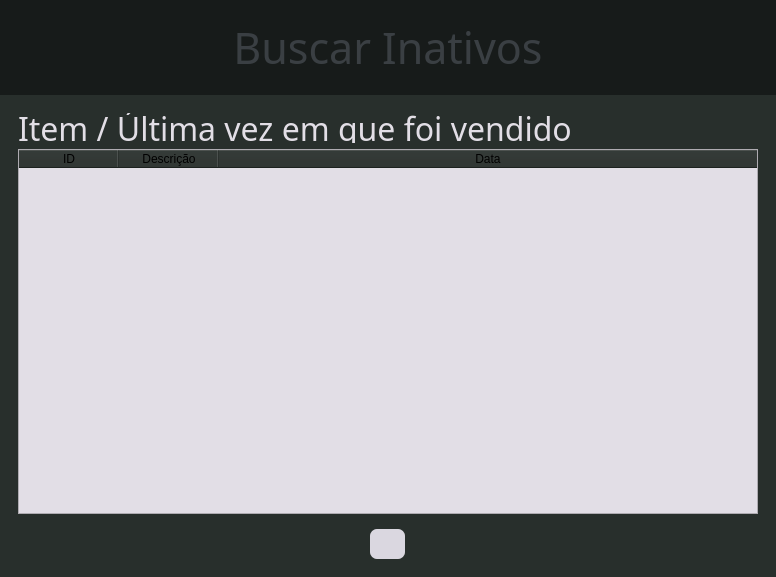
<?xml version="1.0" encoding="UTF-8"?>
<ui version="4.0">
 <class>searchInactives</class>
 <widget class="QMainWindow" name="searchInactives">
  <property name="geometry">
   <rect>
    <x>0</x>
    <y>0</y>
    <width>776</width>
    <height>577</height>
   </rect>
  </property>
  <property name="windowTitle">
   <string>Buscar Inativos</string>
  </property>
  <property name="windowIcon">
   <iconset resource="gui_data/resources.qrc">
    <normaloff>:/icon/images/searchInactiveIcon.png</normaloff>:/icon/images/searchInactiveIcon.png</iconset>
  </property>
  <widget class="QWidget" name="centralwidget">
   <layout class="QVBoxLayout" name="verticalLayout">
    <property name="spacing">
     <number>0</number>
    </property>
    <property name="leftMargin">
     <number>0</number>
    </property>
    <property name="topMargin">
     <number>0</number>
    </property>
    <property name="rightMargin">
     <number>0</number>
    </property>
    <property name="bottomMargin">
     <number>0</number>
    </property>
    <item>
     <widget class="QFrame" name="Header">
      <property name="maximumSize">
       <size>
        <width>16777215</width>
        <height>100</height>
       </size>
      </property>
      <property name="styleSheet">
       <string notr="true">
background-color: rgb(23, 27, 26);</string>
      </property>
      <property name="frameShape">
       <enum>QFrame::NoFrame</enum>
      </property>
      <property name="frameShadow">
       <enum>QFrame::Raised</enum>
      </property>
      <layout class="QHBoxLayout" name="horizontalLayout">
       <item>
        <widget class="QFrame" name="HeaderFrame">
         <property name="frameShape">
          <enum>QFrame::NoFrame</enum>
         </property>
         <property name="frameShadow">
          <enum>QFrame::Raised</enum>
         </property>
         <layout class="QHBoxLayout" name="horizontalLayout_3">
          <item>
           <widget class="QFrame" name="AALogo">
            <property name="minimumSize">
             <size>
              <width>200</width>
              <height>0</height>
             </size>
            </property>
            <property name="maximumSize">
             <size>
              <width>200</width>
              <height>16777215</height>
             </size>
            </property>
            <property name="styleSheet">
             <string notr="true">image: url(:/logo/images/AAlogo.png);</string>
            </property>
            <property name="frameShape">
             <enum>QFrame::NoFrame</enum>
            </property>
            <property name="frameShadow">
             <enum>QFrame::Raised</enum>
            </property>
           </widget>
          </item>
          <item>
           <widget class="QLabel" name="SearchInactive">
            <property name="font">
             <font>
              <family>.SF Compact</family>
              <pointsize>32</pointsize>
             </font>
            </property>
            <property name="styleSheet">
             <string notr="true">color: rgb(58, 63, 67);</string>
            </property>
            <property name="text">
             <string>Buscar Inativos</string>
            </property>
            <property name="alignment">
             <set>Qt::AlignCenter</set>
            </property>
           </widget>
          </item>
          <item>
           <widget class="QFrame" name="HeaderEmpty">
            <property name="minimumSize">
             <size>
              <width>200</width>
              <height>0</height>
             </size>
            </property>
            <property name="maximumSize">
             <size>
              <width>200</width>
              <height>16777215</height>
             </size>
            </property>
            <property name="frameShape">
             <enum>QFrame::NoFrame</enum>
            </property>
            <property name="frameShadow">
             <enum>QFrame::Raised</enum>
            </property>
           </widget>
          </item>
         </layout>
        </widget>
       </item>
      </layout>
     </widget>
    </item>
    <item>
     <widget class="QFrame" name="Body">
      <property name="styleSheet">
       <string notr="true">
background-color: rgb(40, 47, 44);</string>
      </property>
      <property name="frameShape">
       <enum>QFrame::NoFrame</enum>
      </property>
      <property name="frameShadow">
       <enum>QFrame::Raised</enum>
      </property>
      <layout class="QVBoxLayout" name="verticalLayout_4">
       <property name="bottomMargin">
        <number>0</number>
       </property>
       <item>
        <widget class="QFrame" name="BodyFrame">
         <property name="frameShape">
          <enum>QFrame::NoFrame</enum>
         </property>
         <property name="frameShadow">
          <enum>QFrame::Raised</enum>
         </property>
         <layout class="QVBoxLayout" name="verticalLayout_2">
          <item>
           <widget class="QLabel" name="ItemLastDateLabel">
            <property name="maximumSize">
             <size>
              <width>16777215</width>
              <height>30</height>
             </size>
            </property>
            <property name="font">
             <font>
              <family>.SF Compact</family>
              <pointsize>24</pointsize>
             </font>
            </property>
            <property name="styleSheet">
             <string notr="true">color: rgb(226, 222, 230)</string>
            </property>
            <property name="text">
             <string>Item / Última vez em que foi vendido</string>
            </property>
           </widget>
          </item>
          <item>
           <widget class="QTableWidget" name="ItemsTable">
            <property name="styleSheet">
             <string notr="true">QTableWidget {

	background-color: rgb(226, 222, 230);
	font: 13pt &quot;.AppleSystemUIFont&quot;;
	color: rgb(0, 0, 0);

}
QTableWidget QScrollBar
{
background : lightblue;
}
 QTableWidget::item:selected
{
border : 2px solid black;
background : rgb(85, 91, 213);
}</string>
            </property>
            <property name="sortingEnabled">
             <bool>true</bool>
            </property>
            <attribute name="horizontalHeaderStretchLastSection">
             <bool>true</bool>
            </attribute>
            <column>
             <property name="text">
              <string>ID</string>
             </property>
            </column>
            <column>
             <property name="text">
              <string>Descrição</string>
             </property>
            </column>
            <column>
             <property name="text">
              <string>Data</string>
             </property>
            </column>
           </widget>
          </item>
          <item>
           <widget class="QFrame" name="BottomButtons">
            <property name="frameShape">
             <enum>QFrame::NoFrame</enum>
            </property>
            <property name="frameShadow">
             <enum>QFrame::Raised</enum>
            </property>
            <layout class="QHBoxLayout" name="horizontalLayout_4">
             <item>
              <widget class="QPushButton" name="HomeButton">
               <property name="minimumSize">
                <size>
                 <width>35</width>
                 <height>30</height>
                </size>
               </property>
               <property name="maximumSize">
                <size>
                 <width>35</width>
                 <height>30</height>
                </size>
               </property>
               <property name="styleSheet">
                <string notr="true">QPushButton {

	background-color: rgb(218, 215, 224);
	border-radius: 7px;
}

QPushButton:hover {
	background-color: rgb(190, 190, 190);

}
QPushButton:pressed {
	background-color: rgb(160, 160, 160);

}</string>
               </property>
               <property name="text">
                <string/>
               </property>
               <property name="icon">
                <iconset resource="gui_data/resources.qrc">
                 <normaloff>:/icon/images/homeIcon2.png</normaloff>:/icon/images/homeIcon2.png</iconset>
               </property>
              </widget>
             </item>
            </layout>
           </widget>
          </item>
         </layout>
        </widget>
       </item>
      </layout>
     </widget>
    </item>
    <item>
     <widget class="QFrame" name="Bottom">
      <property name="maximumSize">
       <size>
        <width>16777215</width>
        <height>40</height>
       </size>
      </property>
      <property name="styleSheet">
       <string notr="true">
background-color: rgb(23, 27, 26);</string>
      </property>
      <property name="frameShape">
       <enum>QFrame::NoFrame</enum>
      </property>
      <property name="frameShadow">
       <enum>QFrame::Raised</enum>
      </property>
     </widget>
    </item>
   </layout>
  </widget>
 </widget>
 <resources>
  <include location="gui_data/resources.qrc"/>
 </resources>
 <connections/>
</ui>
